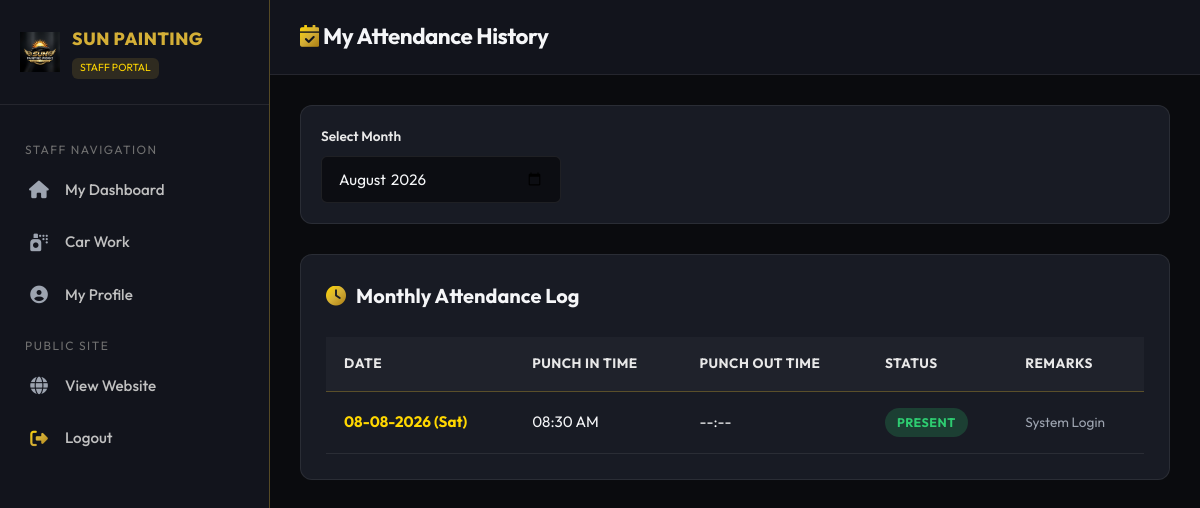
Page /user/attendance.php (signed in) on the committed database.
### tables this page shows
CREATE TABLE IF NOT EXISTS `attendance` (
  `id` INT AUTO_INCREMENT PRIMARY KEY,
  `user_id` INT NOT NULL,
  `attendance_date` DATE NOT NULL,
  `login_time` TIME NULL,
  `logout_time` TIME NULL,
  `status` ENUM('Present', 'Absent', 'Half Day', 'Leave') NOT NULL DEFAULT 'Present',
  `remarks` TEXT NULL,
  `created_at` TIMESTAMP DEFAULT CURRENT_TIMESTAMP,
  INDEX `idx_attendance_user_id` (`user_id`),
  INDEX `idx_attendance_date` (`attendance_date`),
  UNIQUE KEY `uk_user_date` (`user_id`, `attendance_date`),
  CONSTRAINT `fk_attendance_user` FOREIGN KEY (`user_id`) REFERENCES `users` (`id`) ON DELETE CASCADE
);

### includes/auth.php (called while the page is built, shortened)
<?php
function e($string) {
    return htmlspecialchars($string ?? '', ENT_QUOTES, 'UTF-8');
}

### user/attendance.php (the view, shortened to what this page needs)
<?php
require_once __DIR__ . '/../includes/user_auth.php';
$userId = $_SESSION['user_id'];
$monthFilter = trim($_GET['month'] ?? date('Y-m'));
$stmt = $pdo->prepare("SELECT * FROM attendance WHERE user_id = ? AND DATE_FORMAT(attendance_date, '%Y-%m') = ? ORDER BY attendance_date DESC");
$stmt->execute([$userId, $monthFilter]);
$myAttendance = $stmt->fetchAll();
?>
<!DOCTYPE html>
<html lang="en">
<head>
  <link rel="stylesheet" href="https://cdnjs.cloudflare.com/ajax/libs/font-awesome/6.4.0/css/all.min.css">
  <link rel="stylesheet" href="../assets/css/style.css">
  <link rel="stylesheet" href="../assets/css/dashboard.css">
</head>
<body>
<div class="app-wrapper">
  <aside class="sidebar">
    <div class="sidebar-header">
      <img src="../assets/images/logo.png" alt="Logo" class="sidebar-logo">
      <div>
        <div class="sidebar-brand-name">SUN PAINTING</div>
        <span class="sidebar-role-badge">STAFF PORTAL</span>
      </div>
    </div>
    <ul class="sidebar-menu">
      <li class="sidebar-menu-category">Staff Navigation</li>
      <li class="sidebar-item">
        <a href="dashboard.php"><i class="fa-solid fa-house"></i> My Dashboard</a>
      </li>
      <li class="sidebar-item">
        <a href="work.php"><i class="fa-solid fa-spray-can"></i> Car Work</a>
      </li>
      <li class="sidebar-item">
        <a href="profile.php"><i class="fa-solid fa-user-circle"></i> My Profile</a>
      </li>
      <li class="sidebar-menu-category">Public Site</li>
      <li class="sidebar-item">
        <a href="../index.php" target="_blank"><i class="fa-solid fa-globe"></i> View Website</a>
      </li>
      <li class="sidebar-item">
        <a href="../logout.php"><i class="fa-solid fa-right-from-bracket text-gold"></i> Logout</a>
      </li>
    </ul>
  </aside>
  <main class="main-content">
    <header class="top-bar">
      <h1 class="top-bar-title"><i class="fa-solid fa-calendar-check text-gold"></i> My Attendance History</h1>
    </header>
    <div class="content-body">
      <div class="card-box" style="padding: 20px;">
        <form action="attendance.php" method="GET" style="display: flex; gap: 15px; align-items: flex-end;">
          <div style="flex: 1; max-width: 240px;">
            <label class="form-label" style="font-size: 0.85rem;">Select Month</label>
            <input type="month" name="month" class="form-control" value="<?php echo e($monthFilter); ?>" onchange="this.form.submit();">
          </div>
        </form>
      </div>
      <div class="card-box">
        <div class="card-box-header">
          <div class="card-box-title"><i class="fa-solid fa-clock text-gold"></i> Monthly Attendance Log</div>
        </div>
        <div class="table-responsive">
          <table class="custom-table">
            <thead>
              <tr>
                <th>Date</th>
                <th>Punch In Time</th>
                <th>Punch Out Time</th>
                <th>Status</th>
                <th>Remarks</th>
              </tr>
            </thead>
            <tbody>
              <?php if (empty($myAttendance)): ?>
                <tr>
                  <td colspan="5" style="text-align: center; color: var(--text-muted); padding: 30px;">No attendance records found for this month.</td>
                </tr>
              <?php else: ?>
                <?php foreach ($myAttendance as $ma): ?>
                  <tr>
                    <td style="font-weight: 700; color: var(--gold-light);"><?php echo date('d-m-Y (D)', strtotime($ma['attendance_date'])); ?></td>
                    <td><?php echo $ma['login_time'] ? date('h:i A', strtotime($ma['login_time'])) : '--:--'; ?></td>
                    <td><?php echo $ma['logout_time'] ? date('h:i A', strtotime($ma['logout_time'])) : '--:--'; ?></td>
                    <td><span class="badge badge-att-<?php echo e($ma['status']); ?>"><?php echo e($ma['status']); ?></span></td>
                    <td style="color: var(--text-muted); font-size: 0.85rem;"><?php echo e($ma['remarks']); ?></td>
                  </tr>
                <?php endforeach; ?>
              <?php endif; ?>
            </tbody>
          </table>
        </div>
      </div>
    </div>
  </main>
</div>
</body>
</html>

### assets/css/style.css (style rules this page uses)
:root { --bg-primary: #0A0B0E; --bg-secondary: #12141C; --bg-card: #181B24; --bg-card-hover: #202430; --gold-primary: #D4AF37; --gold-light: #FFD700; --gold-dark: #9A7B1C; --gold-glow: rgba(212, 175, 55, 0.25); --silver-primary: #C0C0C0; --silver-light: #E8E8E8; --silver-dark: #707070; --text-main: #F5F6F8; --text-muted: #9DA4B0; --text-dark: #12141C; --border-gold: rgba(212, 175, 55, 0.35); --border-light: rgba(255, 255, 255, 0.08); --shadow-gold: 0 10px 30px rgba(212, 175, 55, 0.15); --shadow-card: 0 12px 32px rgba(0, 0, 0, 0.4); --radius-sm: 6px; --radius-md: 12px; --radius-lg: 20px; --radius-full: 9999px; --transition: all 0.3s cubic-bezier(0.16, 1, 0.3, 1); }
* { margin: 0; padding: 0; box-sizing: border-box; }
html { scroll-behavior: smooth; font-family: 'Outfit', 'Plus Jakarta Sans', sans-serif; background-color: var(--bg-primary); color: var(--text-main); }
body { overflow-x: hidden; line-height: 1.6; }
h1, h2, h3, h4, h5, h6 { font-weight: 700; letter-spacing: -0.02em; color: var(--text-main); }
.text-gold { color: var(--gold-primary); background: linear-gradient(135deg, #FFD700 0%, #D4AF37 50%, #AA7C11 100%); -webkit-background-clip: text; -webkit-text-fill-color: transparent; }

### rows in the picture
attendance: attendance_date "08-08-2026 (Sat)", login_time "08:30 AM", status "PRESENT", remarks "System Login"
